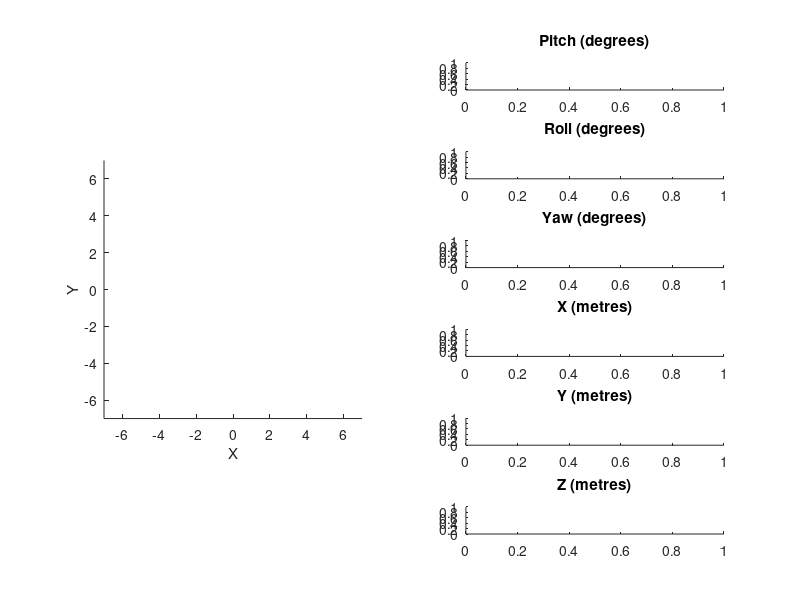

Reproduce this figure in MATLAB. (Note: this script raises an error after producing the figure.)
 function simulation_full
clear;

% ===== Physical Properties ==========

    %  === World Properties ======

        g = 9.81; % Field strength [N/kg];
        %is_drag = 0; % Enable or disable air resistance
        is_grav = 1; % Enable or disable gravity

    %  === Copter Properties ======

        quad_radius = 1; % Radius of quadrotor [m]
        quad_mass = 1.125; % Mass of quadrotor [kg]

        quad_I = [ % Inertia tensor [kg*m^2]
            0.0234548, 0, 0; 
            0, 0.0241389, 0;
            0, 0, 0.0467296;
            ];
        
        motor_pos = [
            0,quad_radius,0;
            0,-quad_radius,0;
            -quad_radius,0,0;
            quad_radius,0,0
        ];

        %b_p = 0.5*is_drag; % Aero drag factors [N*s^2/m^2]
        %b_r = 0.5*is_drag;
        %b_y = 0.5*is_drag;
        
        max_thrust = 1*g; %[N]
        thrust2torque = @(cmds) [cmds(1,:);cmds(2,:);-cmds(3,:);-cmds(4,:)]; %[1 0 0 0; 2/3 0 0 1/3; -1/3 0 0 -2/3; 0 0 0 -1]*cmds; % Function mapping motor thrust to torque generated [N*m]  
        

% ===== Simulation Setup ==========

    int_error = zeros(1,6);
       
    %  === Static Target Setup ======

%         target = [0 0 0 5 5 2]; % Define target positions (rpy xyz)
%             
%         dcm_target = angle2dcm(target(1),target(2),target(3),'XYZ'); % Calculate target position representation
%         right_target = dcm_target*[-quad_radius;0;0] + target(4:6)'; % Rotate target quadrotor points with target DCM
%         left_target = dcm_target*[quad_radius;0;0] + target(4:6)';
%         nose_target = dcm_target*[0;quad_radius;0] + target(4:6)'; 
%         tail_target = dcm_target*[0;-quad_radius;0] + target(4:6)';

    %  === Initial Conditions Setup ======

        t_start = tic; % Starts simulation clock
        t = toc(t_start);
        
        Told = 0;
        Fold = 0;
        motor_thrusts = zeros(4,1); % Define initial thrusts

        ICs = [ % Define initial kinematic conditions
            0 0 0 0 0 0; % pry xyz position
            0 0 0 0 0 0; % pry xyz velocity
            0 0 0 0 0 -quad_mass*g*is_grav % pry xyz acceleration - nonzero ICs here mess up acceleration calculations in the plant - keep these at zero (a_z = mg is a good offset)
            ];

        current = ICs;

    % ===== Plots Setup ==========
    
        fig1 = figure(1);
        
        subplot(6,2,[1 3 5 7 9 11]);
        axis(7*[-1 1 -1 1 0 2]);
        axis equal;
        xlabel('X');
        ylabel('Y');
        zlabel('Z');
        
        frame_nose_tail_target = line(nan,nan); set(frame_nose_tail_target,'Color','blue','LineStyle',':');
        frame_left_right_target = line (nan,nan); set(frame_left_right_target,'Color','green','LineStyle',':');
        shadow_nose_tail_target = line(nan,nan); set(shadow_nose_tail_target,'Color','black','LineStyle',':');
        shadow_left_right_target = line (nan,nan); set(shadow_left_right_target,'Color','black','LineStyle',':');
        
        frame_nose_tail_line = line(nan, nan); set(frame_nose_tail_line,'Color','blue'); 
        frame_right_left_line = line(nan, nan); set(frame_right_left_line,'Color','green');
        shadow_nose_tail_line = line(nan, nan); set(shadow_nose_tail_line,'Color','black','LineStyle','-'); 
        shadow_right_left_line = line(nan, nan); set(shadow_right_left_line,'Color','black','LineStyle','-'); 
        
        thrust_nose_line = line(nan, nan); set(thrust_nose_line,'Color','red','LineStyle','-');
        thrust_tail_line = line(nan, nan); set(thrust_tail_line,'Color','red','LineStyle','-');
        thrust_right_line = line(nan, nan); set(thrust_right_line,'Color','red','LineStyle','-');
        thrust_left_line = line(nan, nan); set(thrust_left_line,'Color','red','LineStyle','-');

        subplot(6,2,2); 
        title('Pitch (degrees)');
        pitch_line = line(nan, nan); set(pitch_line,'Color','blue'); 
        pitch_dot = line(nan, nan); set(pitch_dot,'Color','green','LineStyle','--'); 
        pitch_dotdot = line(nan, nan); set(pitch_dotdot,'Color','yellow','LineStyle',':');  
        pitch_target = line(nan, nan); set(pitch_target,'Color','black','LineStyle','-.');

        subplot(6,2,4);
        title('Roll (degrees)');
        roll_line = line(nan, nan); set(roll_line,'Color','blue');
        roll_dot = line(nan, nan); set(roll_dot,'Color','green','LineStyle','--'); 
        roll_dotdot = line(nan, nan); set(roll_dotdot,'Color','yellow','LineStyle',':');  
        roll_target = line(nan, nan); set(roll_target,'Color','black','LineStyle','-.');
        
        subplot(6,2,6);
        title('Yaw (degrees)');
        yaw_line = line(nan, nan); set(yaw_line,'Color','blue');
        yaw_dot = line(nan, nan); set(yaw_dot,'Color','green','LineStyle','--');
        yaw_dotdot = line(nan, nan); set(yaw_dotdot,'Color','yellow','LineStyle',':');
        yaw_target = line(nan, nan); set(yaw_target,'Color','black','LineStyle','-.');
        
        subplot(6,2,8); 
        title('X (metres)');
        x_line = line(nan, nan); set(x_line,'Color','blue'); 
        x_dot = line(nan, nan); set(x_dot,'Color','green','LineStyle','--'); 
        x_dotdot = line(nan, nan); set(x_dotdot,'Color','yellow','LineStyle',':');  
        x_target = line(nan, nan); set(x_target,'Color','black','LineStyle','-.');

        subplot(6,2,10);
        title('Y (metres)');
        y_line = line(nan, nan); set(y_line,'Color','blue');
        y_dot = line(nan, nan); set(y_dot,'Color','green','LineStyle','--'); 
        y_dotdot = line(nan, nan); set(y_dotdot,'Color','yellow','LineStyle',':');  
        y_target = line(nan, nan); set(y_target,'Color','black','LineStyle','-.');
        
        subplot(6,2,12);
        title('Z (metres)');
        z_line = line(nan, nan); set(z_line,'Color','blue');
        z_dot = line(nan, nan); set(z_dot,'Color','green','LineStyle','--');
        z_dotdot = line(nan, nan); set(z_dotdot,'Color','yellow','LineStyle',':');
        z_target = line(nan, nan); set(z_target,'Color','black','LineStyle','-.');

        function updateplots(current)
            

            dcm_target = angle2dcm(target(1),target(2),target(3),'XYZ'); % Calculate target position representation
            right_target = dcm_target*[-quad_radius;0;0] + target(4:6)'; % Rotate target quadrotor points with target DCM
            left_target = dcm_target*[quad_radius;0;0] + target(4:6)';
            nose_target = dcm_target*[0;quad_radius;0] + target(4:6)'; 
            tail_target = dcm_target*[0;-quad_radius;0] + target(4:6)';

            theta = current(1,1:3);
            %theta_dot = current(2,1:3);
            %theta_dotdot = current(3,1:3);
            
            position = current(1,4:6);
            %velocity = current(2,4:6);
            %acceleration = current(3,4:6);

            dcm = angle2dcm(theta(1),theta(2),theta(3),'XYZ'); % Convert calculated ypr angles to directional cosine matrix (DCM)

            nose = dcm*motor_pos(1,:)' + position';  % Rotate + translate quadrotor points with DCM
            tail = dcm*motor_pos(2,:)' + position';
            left = dcm*motor_pos(3,:)' + position';
            right = dcm*motor_pos(4,:)' + position';

            nose_thrust = dcm*(motor_pos(1,:) + motor_thrusts(1,:))' + position'; % Rotate thrust vector representations with DCM
            tail_thrust = dcm*(motor_pos(2,:) + motor_thrusts(2,:))' + position';
            left_thrust = dcm*(motor_pos(3,:) + motor_thrusts(3,:))' + position';
            right_thrust = dcm*(motor_pos(4,:) + motor_thrusts(4,:))' + position'; 

            subplot(6,2,[1 3 5 7 9 11]); % Plot 3D visualization
            title(['t=',num2str(t),'s']);
            set(frame_nose_tail_target,'XData',[nose_target(1),tail_target(1)],'YData',[nose_target(2),tail_target(2)],'ZData',[nose_target(3),tail_target(3)]);
            set(frame_left_right_target,'XData',[right_target(1),left_target(1)],'YData',[right_target(2),left_target(2)],'ZData',[right_target(3),left_target(3)]);
            set(shadow_nose_tail_target,'XData',[nose_target(1),tail_target(1)],'YData',[nose_target(2),tail_target(2)],'ZData',[0,0]);
            set(shadow_left_right_target,'XData',[right_target(1),left_target(1)],'YData',[right_target(2),left_target(2)],'ZData',[0,0]);

            set(frame_nose_tail_line,'XData',[nose(1),tail(1)],'YData',[nose(2),tail(2)],'ZData',[nose(3),tail(3)]);
            set(frame_right_left_line,'XData',[right(1),left(1)],'YData',[right(2),left(2)],'ZData',[right(3),left(3)]);
            set(shadow_nose_tail_line,'XData', [nose(1),tail(1)],'YData',[nose(2),tail(2)],'ZData',[0,0]);
            set(shadow_right_left_line,'XData',[right(1),left(1)],'YData',[right(2),left(2)],'ZData',[0,0]);
            set(thrust_nose_line, 'XData',[nose(1),nose_thrust(1)],'YData',[nose(2),nose_thrust(2)],'ZData',[nose(3),nose_thrust(3)]);
            set(thrust_tail_line,'XData',[tail(1),tail_thrust(1)],'YData',[tail(2),tail_thrust(2)],'ZData',[tail(3),tail_thrust(3)]);
            set(thrust_right_line,'XData',[right(1),right_thrust(1)],'YData',[right(2),right_thrust(2)],'ZData',[right(3),right_thrust(3)]);
            set(thrust_left_line, 'XData',[left(1),left_thrust(1)],'YData',[left(2),left_thrust(2)],'ZData',[left(3),left_thrust(3)]);          
            
            subplot(6,2,2); % Plot ypr angles vs time
            T = get(pitch_line, 'XData');    T = [T t];

            Theta = get(pitch_line, 'YData');    Theta = [Theta theta(1)*180/pi];
            set(pitch_line, 'XData', T, 'YData', Theta);

            %ThetaDot = get(pitch_dot, 'YData');    ThetaDot = [ThetaDot theta_dot(1)];
            %set(pitch_dot, 'XData', T, 'YData', ThetaDot);

            %ThetaDotDot = get(pitch_dotdot, 'YData');    ThetaDotDot = [ThetaDotDot theta_dotdot(1)];
            %set(pitch_dotdot, 'XData', T, 'YData', ThetaDotDot);

            ThetaTarget = get(pitch_target, 'YData');    ThetaTarget = [ThetaTarget target(1)*180/pi];
            set(pitch_target, 'XData', T, 'YData', ThetaTarget);


            subplot(6,2,4);
            T = get(roll_line, 'XData');    T = [T t];
            Theta = get(roll_line, 'YData');    Theta = [Theta theta(2)*180/pi];
            set(roll_line, 'XData', T, 'YData', Theta);

            %ThetaDot = get(roll_dot, 'YData');    ThetaDot = [ThetaDot theta_dot(2)];
            %set(roll_dot, 'XData', T, 'YData', ThetaDot);

            %ThetaDotDot = get(roll_dotdot, 'YData');    ThetaDotDot = [ThetaDotDot theta_dotdot(2)];
            %set(roll_dotdot, 'XData', T, 'YData', ThetaDotDot);

            ThetaTarget = get(roll_target, 'YData');    ThetaTarget = [ThetaTarget target(2)*180/pi];
            set(roll_target, 'XData', T, 'YData', ThetaTarget);


            subplot(6,2,6);
            T = get(yaw_line, 'XData');    T = [T t];
            Theta = get(yaw_line, 'YData');    Theta = [Theta theta(3)*180/pi];
            set(yaw_line, 'XData', T, 'YData', Theta)

            %ThetaDot = get(yaw_dot, 'YData');    ThetaDot = [ThetaDot theta_dot(3)];
            %set(yaw_dot, 'XData', T, 'YData', ThetaDot);

            %ThetaDotDot = get(yaw_dotdot, 'YData');    ThetaDotDot = [ThetaDotDot theta_dotdot(3)];
            %set(yaw_dotdot, 'XData', T, 'YData', ThetaDotDot);

            ThetaTarget = get(yaw_target, 'YData');    ThetaTarget = [ThetaTarget target(3)*180/pi];
            set(yaw_target, 'XData', T, 'YData', ThetaTarget); 
            
            
            subplot(6,2,8); % Plot ypr angles vs time
            T = get(x_line, 'XData');    T = [T t];

            X = get(x_line, 'YData');    X = [X position(1)];
            set(x_line, 'XData', T, 'YData', X);

            %XDot = get(x_dot, 'YData');    XDot = [XDot velocity(1)];
            %set(x_dot, 'XData', T, 'YData', XDot);

            %XDotDot = get(x_dotdot, 'YData');    XDotDot = [XDotDot acceleration(1)];
            %set(x_dotdot, 'XData', T, 'YData', XDotDot);

            XTarget = get(x_target, 'YData');    XTarget = [XTarget target(4)];
            set(x_target, 'XData', T, 'YData', XTarget);


            subplot(6,2,10);
            T = get(y_line, 'XData');    T = [T t];
            Y = get(y_line, 'YData');    Y = [Y position(2)];
            set(y_line, 'XData', T, 'YData', Y);

            %YDot = get(y_dot, 'YData');    YDot = [YDot velocity(2)];
            %set(y_dot, 'XData', T, 'YData', YDot);

            %YDotDot = get(y_dotdot, 'YData');    YDotDot = [YDotDot acceleration(2)];
            %set(y_dotdot, 'XData', T, 'YData', YDotDot);

            YTarget = get(y_target, 'YData');    YTarget = [YTarget target(5)];
            set(y_target, 'XData', T, 'YData', YTarget);


            subplot(6,2,12);
            T = get(z_line, 'XData');    T = [T t];
            Z = get(z_line, 'YData');    Z = [Z position(3)];
            set(z_line, 'XData', T, 'YData', Z)

            %ZDot = get(z_dot, 'YData');    ZDot = [ZDot velocity(3)];
            %set(z_dot, 'XData', T, 'YData', ZDot);

            %ZDotDot = get(z_dotdot, 'YData');    ZDotDot = [ZDotDot acceleration(3)];
            %set(z_dotdot, 'XData', T, 'YData', ZDotDot);

            ZTarget = get(z_target, 'YData');    ZTarget = [ZTarget target(6)];
            set(z_target, 'XData', T, 'YData', ZTarget); 

        end %updateplots

        
% ===== Main Loop ==========

while (ishandle(fig1))
    
    t_prev = t; % Determine current time and timestep
    t = toc(t_start); 
    dt = t-t_prev;
    
    target = instructions(); % Define target positions (rpy xyz)
    
    commands = controller(current);
    %commands = commands + signal_noise; % signal_noise could be added here
    
    current = plant(commands,current);
    %current = current + sensor_noise;  % sensor_noise could be added here
    
    updateplots(current);
    pause(.02);
    
end %while

% ===== Subsystems ==========

function output = controller(current)

    % PID Parameter Setup
    kp = [1/2    1/2     1/8     .01   .01   50];
    ki = [1/8   1/8    1/32     .001  0.001   20];
    kd = [1/2  1/2     1/8     .02  .02    4];

    % Error Calculation
    error = target - current(1,:);
    d_error = -current(2,:);
    int_error_temp = int_error + error*dt;
    
    % Adjust offset to move to target xy position
    
    offset = zeros(1,6);
    offset(1) = cutoff(-pi/4,pi/4,kp(5)*error(5) + ki(5)*int_error_temp(5) + kd(5)*d_error(5)); % Move in x-axis - tilt up to 45 degrees
    offset(2) = -cutoff(-pi/4,pi/4,kp(4)*error(4) + ki(4)*int_error_temp(4) + kd(4)*d_error(4)); % Move in y-axis - tilt up to 45 degrees
        
    error = target + offset - current(1,:);
    int_error = int_error + error*dt;
    
    % PID Control
    corrections = kp.*error + ki.*int_error + kd.*d_error;

    % Generate motor commands from PID corrections

    nose_thrust = cutoff(0, max_thrust, 0.5*corrections(1) + 0.25*corrections(3) + 0.25*corrections(6));
    nose_angle = 0;

    tail_thrust = cutoff(0, max_thrust, -0.5*corrections(1) + 0.25*corrections(3) + 0.25*corrections(6));
    tail_angle = 0;
    
    left_thrust = cutoff(0, max_thrust, 0.5*corrections(2) - 0.25*corrections(3) + 0.25*corrections(6));
    left_angle = 0;

    right_thrust = cutoff(0, max_thrust, -0.5*corrections(2) - 0.25*corrections(3) + 0.25*corrections(6));
    right_angle = 0;

    output = [
        nose_thrust nose_angle;
        tail_thrust tail_angle;
        left_thrust left_angle;
        right_thrust right_angle
    ];
    
end

function current = plant(commands, prev)

    %Unpack previous physical data
    theta = prev(1,1:3);
    omega = prev(2,1:3);
    alpha = prev(3,1:3);
    x = prev(1,4:6);
    v = prev(2,4:6);
    a = prev(3,4:6);
    
    motor_thrusts = [
    (angle2dcm(0,commands(1,2),0,'XYZ')*[0;0;commands(1,1)])';
    (angle2dcm(0,-commands(2,2),0,'XYZ')*[0;0;commands(2,1)])';
    (angle2dcm(-commands(3,2),0,0,'XYZ')*[0;0;commands(3,1)])';
    (angle2dcm(commands(4,2),0,0,'XYZ')*[0;0;commands(4,1)])'
    ];

    motor_torques = thrust2torque(motor_thrusts);
    
    Tnet = zeros(1,3);
    Fnet = zeros(1,3);
    for n=1:4;
        Tnet = Tnet + cross(motor_pos(n,:),motor_thrusts(n,:)) + motor_torques(n,:);
        Fnet = Fnet + motor_thrusts(n,:);
    end %for n

    dT = Tnet - Told;

    dalpha = dT/quad_I;
    
    alpha = alpha + dalpha;
    omega = omega + alpha*dt;
    theta = theta + omega*dt;
    
    Fnet = (angle2dcm(theta(1),theta(2),theta(3),'XYZ')*Fnet')';
    
    dF = Fnet - Fold;
    da = dF/quad_mass;

    a = a + da;
    v = v + a*dt;
    x = x + v*dt;
    
    Told = Tnet;
    Fold = Fnet;

    current = [ % Repack current data
        theta x;
        omega v;
        alpha a;
        ];

end

function target = instructions()
    target = [0 0 0 5 5 2];
end % instructions

function out = cutoff(min, max, val)
    if (val < min)
        out = min;
    elseif (val > max)
         out = max;
    else
        out = val;            
    end %if
end % cutoff

end %SYSTEM     


